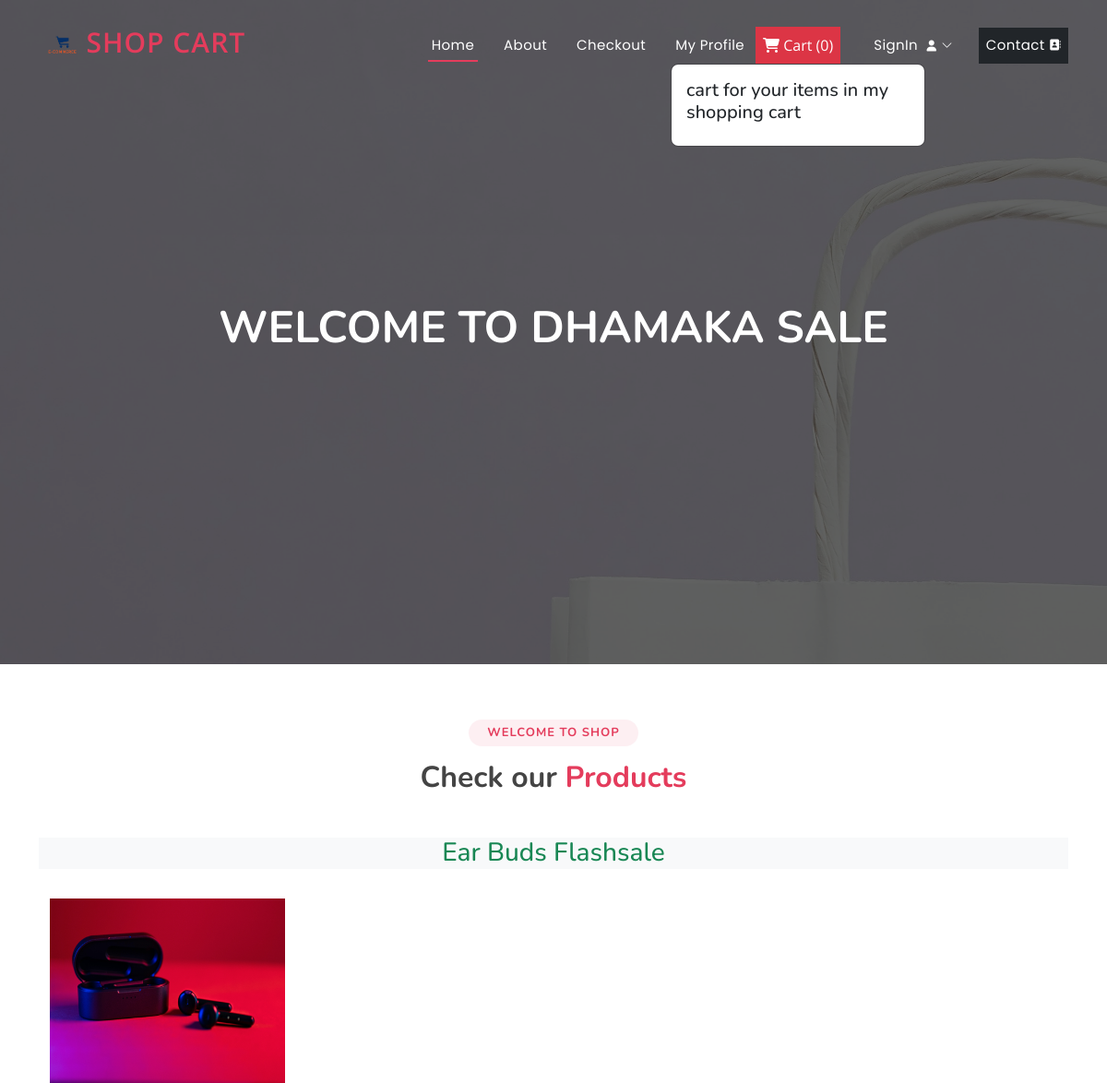
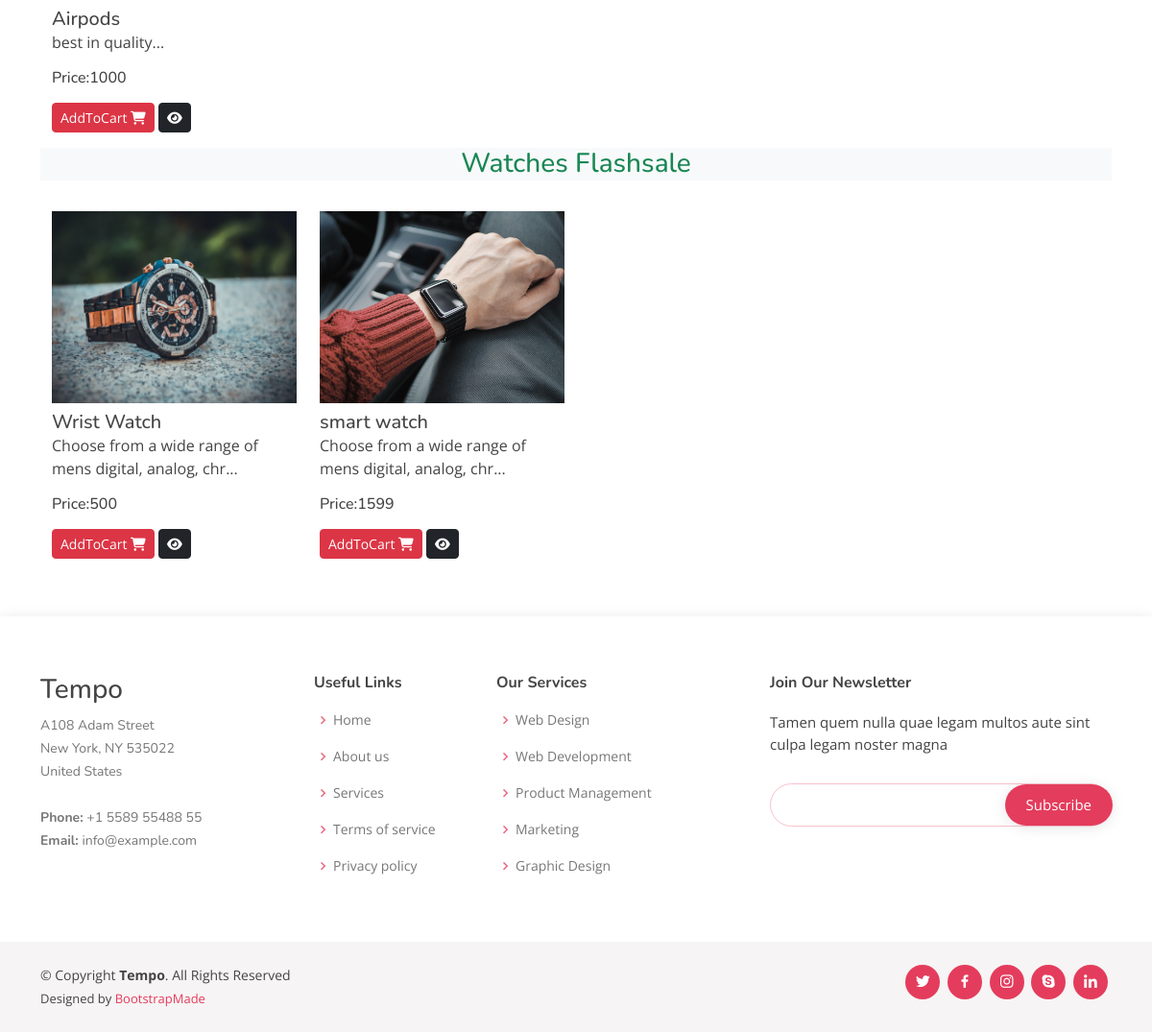
The page / on the database its author committed (2 pictures, top to bottom).
### ecommerceapp/models.py (models this page shows, shortened)
class Product(models.Model):
    product_id = models.AutoField
    product_name = models.CharField(max_length=100)
    category = models.CharField(max_length=100, default="")
    subcategory = models.CharField(max_length=50, default="")
    price = models.IntegerField(default=0)
    desc = models.CharField(max_length=300)
    image = models.ImageField(upload_to='images/images')

### ecommerceapp/views.py (the view)
# urls.py: path('',views.index,name="index"),
def index(request):
    allProds = []
    catprods = Product.objects.values('category','id')
    print(catprods)
    cats = {item['category'] for item in catprods}
    for cat in cats:
        prod= Product.objects.filter(category=cat)
        n=len(prod)
        nSlides = n // 4 + ceil((n / 4) - (n // 4))
        allProds.append([prod, range(1, nSlides), nSlides])
    params= {'allProds':allProds}
    return render(request,"index.html",params)

### templates/index.html (shortened to what this page needs)
{% extends 'base.html' %}
{% block contant %}
<h1>Welcome To Dhamaka sale</h1>
{% endblock contant %}
{% block body %}
{% load static %}
<section id="portfolio" class="portfolio">
   <div class="container">
      <div class="section-title">
         <h2>Welcome to Shop</h2>
         <h3>Check our <span>Products</span></h3>
      </div>
      {% for product, range, nSlids in allProds %}
      <h3 class="my-3 text-center text-success bg-light">
         {{product.0.category}} Flashsale
      </h3>
      <div class="container">
         <div class="row">
            {% for i in product %}
            <div class="col-md-3 mt-3">
               <img src="/media/{{i.image}}" class="card-img-top" alt="not found" height="200px" width="150px" />
               <div class="card-body">
                  <h5 class="card-title mt-2" id="namepr{{i.id}}">{{i.product_name}}</h5>
                  <p class="card-text">{{i.desc|slice:"0:53"}}...</p>
                  <h6 class="card-title mb-3">
                     Price:<span id="pricepr{{i.id}}">{{i.price}}</span>
                  </h6>
                  <span id="divpr{{i.id}}" class="divpr">
                  <button id="pr{{i.id}}" class="btn btn-danger cart btn-sm mt-0">
                  AddToCart <i class="fa-solid fa-cart-shopping"></i>
                  </button>
                  </span>
                  <a href="/media/{{i.image}}">
                  <button class="btn btn-dark btn-sm cart"><i class="fa-solid fa-eye"></i></button></a>
               </div>
            </div>
            {% endfor %}
         </div>
      </div>
      {% endfor %}
   </div>
</section>
{% endblock body %}

### templates/base.html (shortened to what this page needs)
{% load static %}
<!DOCTYPE html>
<html lang="en">
<head>
  <link href="{% static '/vendor/bootstrap/css/bootstrap.min.css' %}" rel="stylesheet">
  <link href="{% static '/vendor/bootstrap-icons/bootstrap-icons.css' %}" rel="stylesheet">
  <link href="{% static '/vendor/boxicons/css/boxicons.min.css' %}" rel="stylesheet">
  <link href="{% static '/vendor/glightbox/css/glightbox.min.css' %}" rel="stylesheet">
  <link href="{% static '/vendor/remixicon/remixicon.css' %}" rel="stylesheet">
  <link href="{% static '/vendor/swiper/swiper-bundle.min.css' %}" rel="stylesheet">
  <link rel="stylesheet" href="https://cdnjs.cloudflare.com/ajax/libs/font-awesome/6.4.0/css/all.min.css" />
  <link href="{% static '/css/style.css' %}" rel="stylesheet">
</head>
<body>
  <header id="header" class="fixed-top ">
    <div class="container d-flex align-items-center justify-content-between">
      <a href="/" class="logo"><img src="{% static 'images/logo.png' %}" alt="" class="img-fluid">Shop Cart</a>
      <nav id="navbar" class="navbar">
        <ul>
          <li><a class="nav-link scrollto active" href="/">Home</a></li>
          <li><a class="nav-link scrollto" href="/about">About</a></li>
          <li><a class="nav-link scrollto" href="/checkout">Checkout</a></li>
          <li><a class="nav-link scrollto" href="/profile">My Profile</a></li>
          <button type="button" class="nav-link scrollto bg-danger p-2 m-2 text-white" id="popcart" data-container="body" data-toggle="popover" data-placement="bottom" data-html="true" ><i class="fa-solid fa-cart-shopping"></i>  Cart (<span id="cart">0</span>)
          </button>
          {% if request.user.is_authenticated %}
          <li><a class="nav-link scrollto" href="/auth/logout/">log out <i class="fa-solid fa-right-from-bracket"></i></a></li>
          {% else %}
          <li class="dropdown"><a href="#"><span>SignIn </span> <i class="bi bi-chevron-down"></i></a>
          </li>
          {% endif %}
          <li><a class="nav-link scrollto bg-dark p-2 m-2s" href="/contact">Contact </a></li>
        </ul>
      </nav>
    </div>
  </header>
  <section id="hero">
    <div class="hero-container">
      {% block contant %}
      {% endblock contant %}
    </div>
  </section>
  <main id="main">
    {% block body %}
    {% endblock body %}
  </main>
  <footer id="footer">
    <div class="footer-top">
      <div class="container">
        <div class="row">
          <div class="col-lg-3 col-md-6 footer-contact">
            <h3>Tempo</h3>
            <p>
              A108 Adam Street <br>
              New York, NY 535022<br>
              United States <br><br>
              <strong>Phone:</strong> +1 5589 55488 55<br>
              <strong>Email:</strong> info@example.com<br>
            </p>
          </div>
          <div class="col-lg-2 col-md-6 footer-links">
            <h4>Useful Links</h4>
            <ul>
              <li><i class="bx bx-chevron-right"></i> <a href="#">Home</a></li>
              <li><i class="bx bx-chevron-right"></i> <a href="#">About us</a></li>
              <li><i class="bx bx-chevron-right"></i> <a href="#">Services</a></li>
              <li><i class="bx bx-chevron-right"></i> <a href="#">Terms of service</a></li>
              <li><i class="bx bx-chevron-right"></i> <a href="#">Privacy policy</a></li>
            </ul>
          </div>
          <div class="col-lg-3 col-md-6 footer-links">
            <h4>Our Services</h4>
            <ul>
              <li><i class="bx bx-chevron-right"></i> <a href="#">Web Design</a></li>
              <li><i class="bx bx-chevron-right"></i> <a href="#">Web Development</a></li>
              <li><i class="bx bx-chevron-right"></i> <a href="#">Product Management</a></li>
              <li><i class="bx bx-chevron-right"></i> <a href="#">Marketing</a></li>
              <li><i class="bx bx-chevron-right"></i> <a href="#">Graphic Design</a></li>
            </ul>
          </div>
          <div class="col-lg-4 col-md-6 footer-newsletter">
            <h4>Join Our Newsletter</h4>
            <p>Tamen quem nulla quae legam multos aute sint culpa legam noster magna</p>
            <form action="" method="post">
              <input type="email" name="email"><input type="submit" value="Subscribe">
            </form>
          </div>
        </div>
      </div>
    </div>
    <div class="container d-md-flex py-4">
      <div class="me-md-auto text-center text-md-start">
        <div class="copyright">
          &copy; Copyright <strong><span>Tempo</span></strong>. All Rights Reserved
        </div>
        <div class="credits">
          Designed by <a href="https://bootstrapmade.com/">BootstrapMade</a>
        </div>
      </div>
      <div class="social-links text-center text-md-right pt-3 pt-md-0">
        <a href="#" class="twitter"><i class="bx bxl-twitter"></i></a>
        <a href="#" class="facebook"><i class="bx bxl-facebook"></i></a>
        <a href="#" class="instagram"><i class="bx bxl-instagram"></i></a>
        <a href="#" class="google-plus"><i class="bx bxl-skype"></i></a>
        <a href="#" class="linkedin"><i class="bx bxl-linkedin"></i></a>
      </div>
    </div>
  </footer>
</body>
</html>

### rows shown on the page
Product: category "Ear Buds", image (picture), product_name "Airpods", desc "best in quality", price "1000"
Product: category "Watches", image (picture), product_name "Wrist Watch", desc "Choose from a wide range of mens digital, analog, chr", price "500"
Product: image (picture), product_name "smart watch", desc "Choose from a wide range of mens digital, analog, chr", price "1599"
